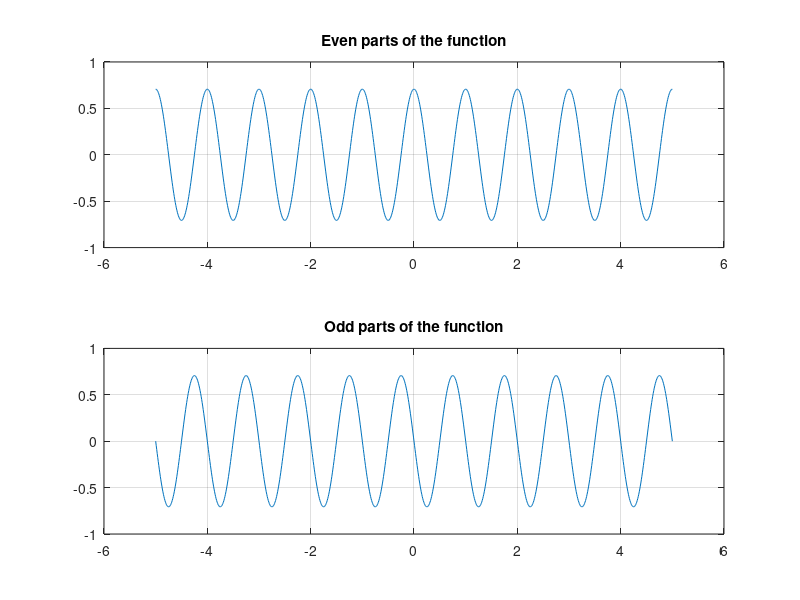

This figure's MATLAB source:
%UTS3.m
%<-------------------- 3 ---------------------->
t = -5:1/100:5

function x  = x(t)
  x = cos(2.*pi.*t + pi/4)
end


ge = (x(t) + x(-t))/2
go = (x(t) - x(-t))/2

subplot(2, 1, 1)
plot(t, ge)
grid on
title("Even parts of the function")

subplot(2, 1, 2)
plot(t, go)
grid on
title("Odd parts of the function")

